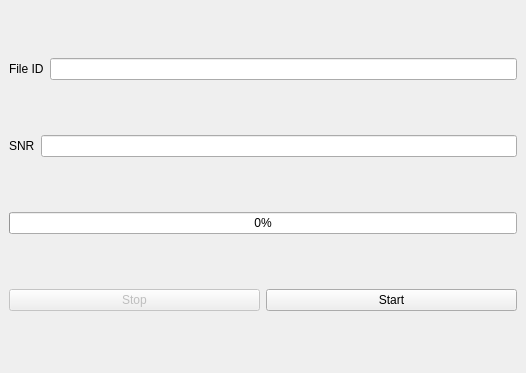
<?xml version="1.0" encoding="UTF-8"?>
<ui version="4.0">
 <class>MainWindow</class>
 <widget class="QMainWindow" name="MainWindow">
  <property name="geometry">
   <rect>
    <x>0</x>
    <y>0</y>
    <width>526</width>
    <height>373</height>
   </rect>
  </property>
  <property name="windowTitle">
   <string>Simulation</string>
  </property>
  <widget class="QWidget" name="centralwidget">
   <layout class="QVBoxLayout" name="verticalLayout">
    <item>
     <layout class="QHBoxLayout" name="file_id_input_layout">
      <item>
       <widget class="QLabel" name="label_file_id">
        <property name="text">
         <string>File ID</string>
        </property>
       </widget>
      </item>
      <item>
       <widget class="QLineEdit" name="edit_file_id"/>
      </item>
     </layout>
    </item>
    <item>
     <layout class="QHBoxLayout" name="snr_input_layout">
      <item>
       <widget class="QLabel" name="label_snr">
        <property name="text">
         <string>SNR</string>
        </property>
       </widget>
      </item>
      <item>
       <widget class="QLineEdit" name="edit_snr"/>
      </item>
     </layout>
    </item>
    <item>
     <widget class="QProgressBar" name="progress_bar">
      <property name="value">
       <number>0</number>
      </property>
     </widget>
    </item>
    <item>
     <layout class="QHBoxLayout" name="buttons_layout">
      <item>
       <widget class="QPushButton" name="btn_stop">
        <property name="enabled">
         <bool>false</bool>
        </property>
        <property name="text">
         <string>Stop</string>
        </property>
       </widget>
      </item>
      <item>
       <widget class="QPushButton" name="btn_start">
        <property name="text">
         <string>Start</string>
        </property>
       </widget>
      </item>
     </layout>
    </item>
   </layout>
  </widget>
 </widget>
 <resources/>
 <connections/>
</ui>
